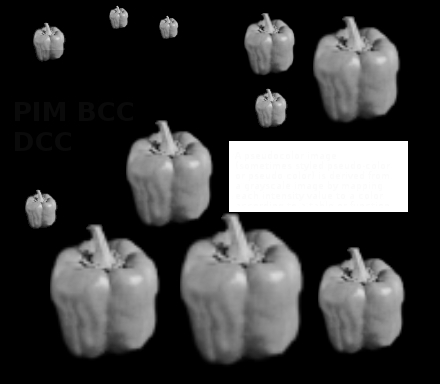
#> input picture trabalho1/pepinos.jpg, 440 x 384 px
$ python exercicio2.py
#> lines starting #> are read from the running program, lines starting #| are printed output that depends on the picture
import matplotlib.pyplot as plt
from PIL import Image
# -*- coding: cp1252 -*-

pil1=Image.open('pepinos.jpg')
#> pil1 is the input picture: PIL image 440x384 L; min 0, max 255, mean 58.2
(l,h)=pil1.size
#> l = 440; h = 384
print(l,h)
#| 440 384

#capturando o nÃºmero de pixels com cada intensidade (0-255)
intensities = list()
groups = list()

for i, value in enumerate(pil1.histogram()):
    #print (i, value)
    intensities.append(value)
    if value > 10000:
        groups.append (i)
#> this loop made 256 passes
#> value on passes 1 to 3: 98939, 915, 301
#> after the loop, groups = [0, 255]; intensities = 256 values, max 98939 at index 0, min 0 at index 219, mean 660

#plotando o histograma
plt.hist(range(256), bins=256, weights = intensities, histtype = 'barstacked', align = 'mid', color='gray')

print (groups)
#| [0, 255]

Iout=Image.new('RGB', (l,h))
#> Iout: PIL image 440x384 RGB; every value is 0

# criando uma lista de cores
color = [(0, 0, 250), (0, 0, 0)]

#associando cada faixa ilegível a uma cor específica
# e transformando os tons de cinza legíveis em tons de verde
for j in range(0, h):
    for i in range(0, l):
        val=pil1.getpixel((i,j))
        if val > 7 and val < 11:
            Iout.putpixel((i,j),color[0])
        elif val > 250 and val < 254:
            Iout.putpixel((i,j),color[1])
        else:
            Iout.putpixel((i,j),(0, val, 0))
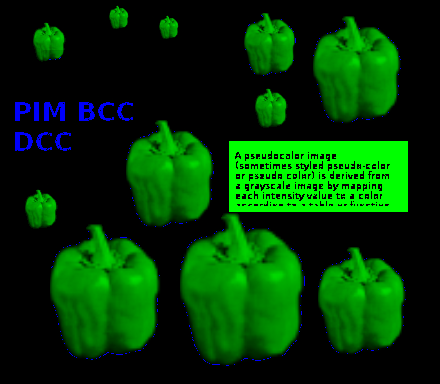
#> Iout: PIL image 440x384 RGB; mean R, G, B 0, 55.2, 2.6

Iout.save("Iout2.jpg","JPEG")
plt.show()
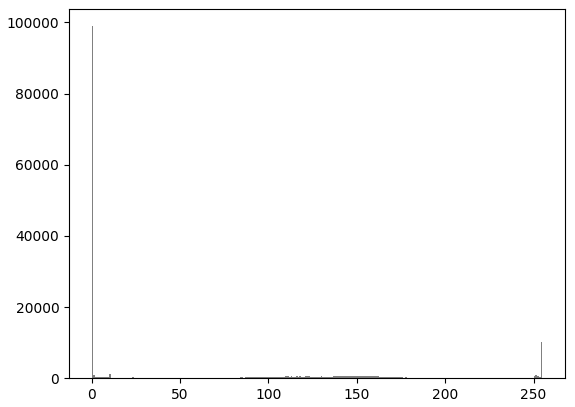
#> figure drawn by matplotlib, 1 panel; tallest bar 98939 high, from x = 0 to 0.996
